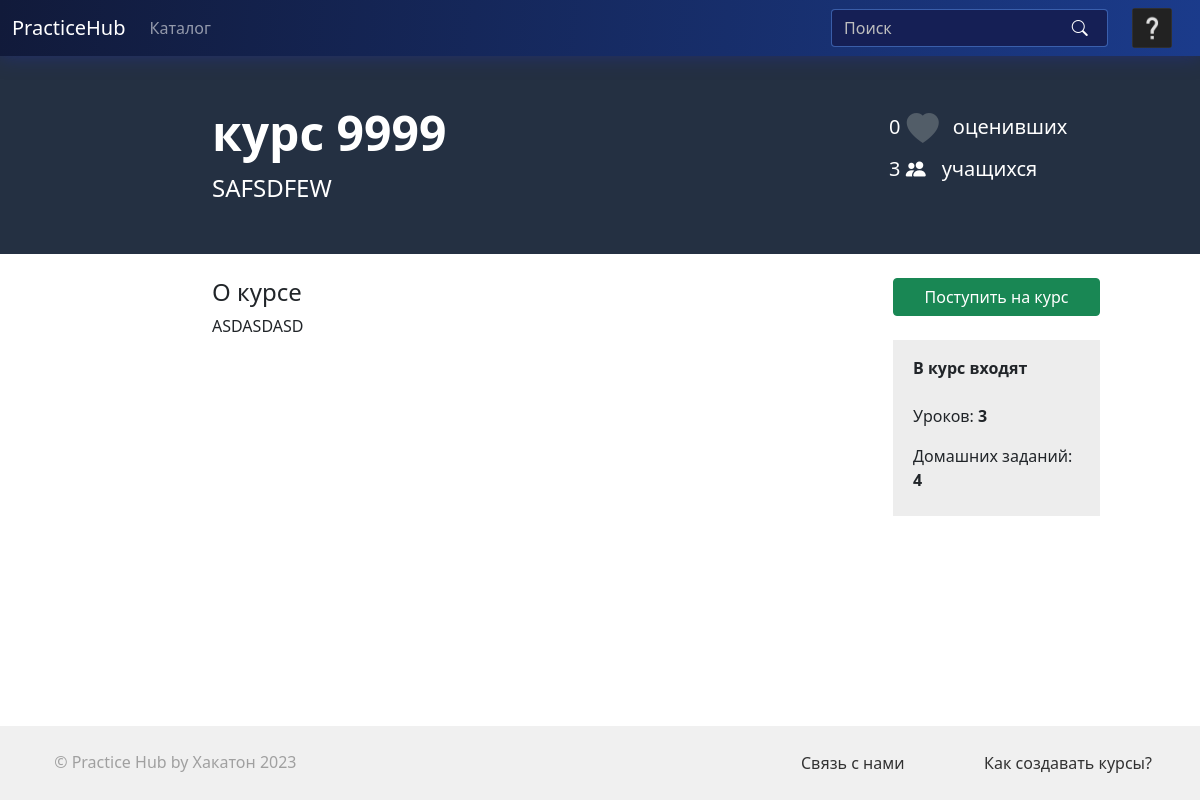
/courses/1 (signed in), run on the app's committed database.
### models.py (models this page shows, shortened)
class Course(db.Model):
    id = db.Column(db.Integer, primary_key=True)
    name = db.Column(db.String(64), index=True, unique=True)
    author_id = db.Column(db.Integer, db.ForeignKey('user.id'))
    lessons = db.relationship('Lesson', backref='course', lazy='select',
                              cascade="all, delete-orphan")
    desc = db.Column(db.Text, nullable=False)
    short_desc = db.Column(db.Text, nullable=False)
    img_path = db.Column(db.String(64))
    img_uuid = db.Column(db.String(64), index=True)
    is_published = db.Column(db.Boolean, default=False)
    users = db.relationship('User', secondary=MyCourses.__table__, backref='course')
    likes = column_property(select(func.count(MyCourses.liked)).where(MyCourses.course_id == id).scalar_subquery())

### routes.py (the view)
@app.route('/<string:path>')
def get_file(path):
    return send_file(path)

### models.py (called while the page is built)
@login.user_loader
def load_user(id):
    return User.query.get(int(id))

### tag_parser.py (called while the page is built, shortened)
def find_pattern(string: str, pattern: str, cur_pos=0) -> int:
    n = len(string)
    n2 = len(pattern)
    if cur_pos >= n - n2:
        return -1
    for i in range(cur_pos, n - n2 + 1):
        str_part = string[i:i + n2]
        total_cmp = 0
        for k in range(n2):
            if str_part[k] == pattern[k] or pattern[k] == "*":
                total_cmp += 1
                continue
        if total_cmp == n2:  # found pattern
            return i
    return -1

def process_in_out_tag(string: str, in_: str, out: str, html_in: str, html_out: str):
    original_string = string
    header_entry = find_pattern(string, in_)
    if header_entry == -1:
        return string

def process_link_tags(string: str) -> str:
    original_string = string
    result = string
    link_entry = find_pattern(result, "[LINK name=")
    return result

def process_color_tags(string: str) -> str:
    original_string = string
    result = string
    color_entry = find_pattern(result, "[COLOR #******]")
    return result

def process_hr_tags(string: str) -> str:
    result = string
    hr_entry = find_pattern(result, "[HR]")
    while hr_entry != -1:
        result = replace_string(result, "<hr>", hr_entry, 4)
        hr_entry = find_pattern(result, "[HR]")
    return result

### templates/course.html (shortened to what this page needs)
{% extends 'base.html' %}
{% block fullsize_content %}
  <div class="container-fluid pt-5 my-auto pb-5 mb-4"
       style="background-color: #243042; overflow-x: hidden">
    <div class="row">
      <div class="col-md-2"></div>
      <div class="col-md-6">
        <h2 class="display-5 fw-bold" style="color: white;">{{ course.name }}</h2>
        <p class="fs-4 text-break mb-0 me-5 d-block" style="color: white;">
          {{ course.short_desc }}
        </p>
      </div>
      <div class="col-lg-3 col-md-4 fs-5" style="color: white;">
        <form action="{{ url_for('like', course_id=course.id) }}" method="post" class="ms-auto my-w-75 px-2 md-fullsize">
          {{ like_cnt }} <button type="submit" class="btn p-0 me-2" {% if not started %}disabled{% endif %} title="Поступите на курс, чтобы оценить его"><i class="bi bi-heart-fill {% if liked %}liked{% else %}unliked{% endif %}" style="font-size: xx-large"></i></button> оценивших<br>
          {{ course.users|length }} <i class="bi bi-people-fill me-3" style="color: white;"></i>учащихся<br>
        </form>
      </div>
      <div class="col-lg-1"></div>
    </div>
  </div>
  <div class="container-fluid px-0">
    <div class="row w-100 ms-auto me-3">
      <div class="col-md-2"></div>
      <div class="col-md-6" style="">
        <h4>О курсе</h4>
        <p class="fs-6">{{ formatted_desc|safe }}</p>
      </div>
      <div class="col-md-3" style="">
        <div class="row my-w-75 ms-auto md-fullsize">
          {% if started %}
            <a class="btn btn-success w-100" href="{{ url_for('lessons', course_id=course.id) }}">Перейти к
              урокам</a>
          {% else %}
            <form action="" method="post" class="px-0">
              <button class="btn btn-success w-100">Поступить на курс</button>
            </form>
          {% endif %}
        </div>
        <div class="row py-3 px-2 mt-4 my-w-75 ms-md-auto md-fullsize" style="background-color: #ededed;">
          <p class="fs-6 fw-bold">В курс входят</p>
          <div class="d-flex flex-column">
            <span class="my-2">Уроков: <span class="fw-bold fs-6">{{ course_cnt }}</span></span>
            <span class="my-2">Домашних заданий: <span
                class="fw-bold fs-6">{{ hw_cnt }}</span></span>
          </div>
        </div>
      </div>
      <div class="col-lg-1"></div>
    </div>
  </div>
{% endblock fullsize_content %}

### static/css/style.css (style rules this page uses)
:root { --xlight-gray: #fafafa; --light-gray: #e6e6e6; --mid-gray: #586273; --mbgc: rgba(27,59,139,1); --sbgc: rgba(21,37,85, 1); }
html, body, .t-b { min-height: 100%; }
.btn { background-color: white; line-height: normal; }
.my-w-75 { width: 75%; }
.unliked { color: #6c757d; }

### data on the page
Course: name "курс 9999", short_desc "SAFSDFEW", desc "ASDASDASD"

### other printed values
{{ like_cnt }} "0"
{{ course.users|length }} "3"
{{ course_cnt }} "3"
{{ hw_cnt }} "4"
